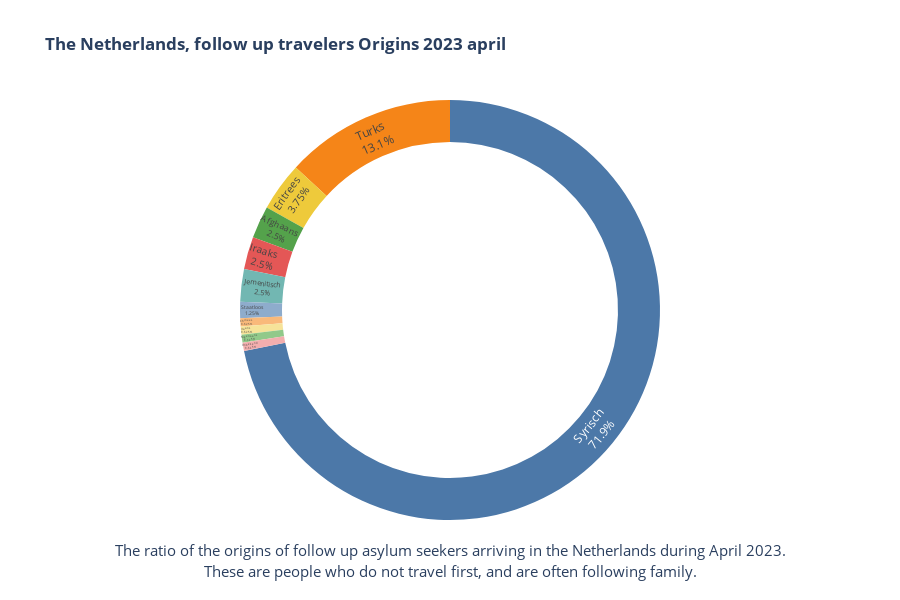

Notebook cell for this chart:
### Markdown cell above
### The Netherlands, follow up travelers Origins 2023 april

### Code cell
# Define the colors for the pie chart
colors = ['#4C78A8', '#F58518', '#EECA3B', '#54A24B', '#E45756', '#72B7B2']

# Filter the dataframe and create a pie chart
fig = px.pie(
    anngl_df[anngl_df["Onderwerp"] == "Nareizigers (personen)"][1:],
    values='2023 april*',
    names='Nationaliteit',
    color_discrete_sequence=colors,
    hole=0.8,
    height=600,
    title="<b>The Netherlands, follow up travelers Origins 2023 april</b>"
)

# Hide the legend
fig.update(layout_showlegend=False)

# Set the text position and information to show in the chart
fig.update_traces(textposition='inside', textinfo='percent+label')

# Set the height and add annotations to the chart
fig.update_layout(
    height=600,
    annotations=[
        dict(
            text='The ratio of the origins of follow up asylum seekers arriving in the Netherlands during April 2023.',
            x=0.5, y=-0.1, font_size=15, showarrow=False
        ),
        dict(
            text='These are people who do not travel first, and are often following family.',
            x=0.5, y=-0.15, font_size=15, showarrow=False
        )
    ]
)

### Figure 1 — Plotly figure (JSON) as saved in the notebook; plotly's stock layout.template omitted (floating-point values rounded to 4 significant figures)
{"data": [{"domain": {"x": [0, 1], "y": [0, 1]}, "hole": 0.8, "hovertemplate": "Nationaliteit=%{label}<br>2023 april*=%{value}<extra></extra>", "labels": ["Afghaans ", "Algerijns ", "Chinees ", "Egyptisch ", "Eritrees ", "Ethiopisch ", "Gambiaans ", "Indiaas ", "Iraaks ", "Iraans ", "Jemenitisch ", "Marokkaans ", "Nigeriaans ", "Oekraïens ", "Pakistaans ", "Russisch ", "Soedanees ", "Somalisch ", "Syrisch ", "Tunesisch ", "Turks ", "Wit-Russisch ", "Onbekend", "Staatloos"], "legendgroup": "", "name": "", "showlegend": true, "textinfo": "percent+label", "textposition": "inside", "type": "pie", "values": [20, 0, 5, 0, 30, 0, 0, 0, 20, 5, 20, 0, 5, 0, 0, 0, 0, 0, 575, 0, 105, 0, 5, 10]}], "layout": {"annotations": [{"font": {"size": 15}, "showarrow": false, "text": "The ratio of the origins of follow up asylum seekers arriving in the Netherlands during April 2023.", "x": 0.5, "y": -0.1}, {"font": {"size": 15}, "showarrow": false, "text": "These are people who do not travel first, and are often following family.", "x": 0.5, "y": -0.15}], "height": 600, "legend": {"tracegroupgap": 0}, "piecolorway": ["#4C78A8", "#F58518", "#EECA3B", "#54A24B", "#E45756", "#72B7B2"], "showlegend": false, "title": {"text": "<b>The Netherlands, follow up travelers Origins 2023 april</b>"}}}
